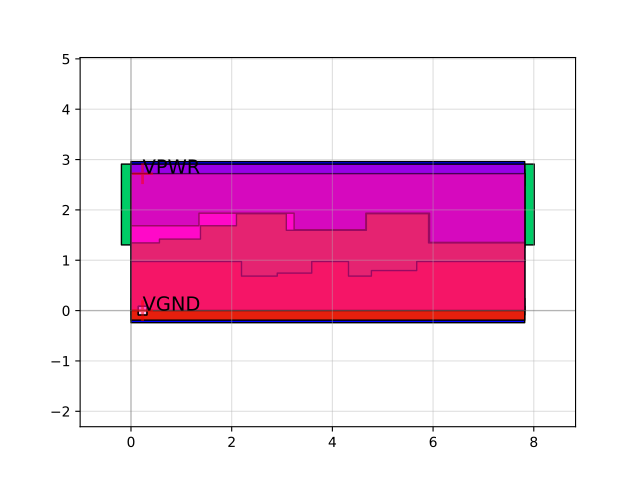

The Python source for this figure:
import sky130

c = sky130.components.sky130_fd_sc_hd__dfxtp_2()
c.plot()
